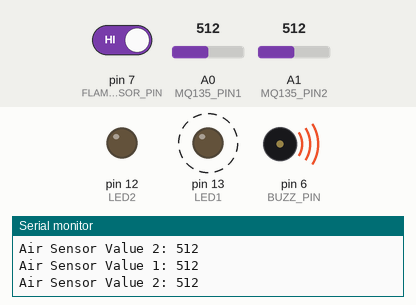
A sketch run on a simulated Arduino Uno, built with avr-gcc and run on an emulated ATmega328P. Parts: output pins drawn as LEDs (lit = HIGH), buzzer (waves = sounding), the last lines printed to the serial monitor. Dashed ring = blinking. The inputs (shaded band) are chosen by the test bench; at power-on: pin 7 (FLAME_SENSOR_PIN) HIGH, A0 (MQ135_PIN1) = 512, A1 (MQ135_PIN2) = 512.

Above: at 3.1 s.
3.2 s: pin 7 (FLAME_SENSOR_PIN) driven LOW
At 5.24 s:
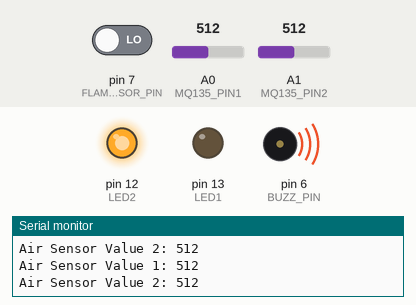
At 5.8 s:
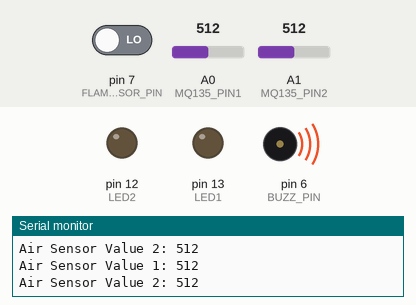
9.6 s: pin 7 (FLAME_SENSOR_PIN) driven HIGH
At 10.3 s:
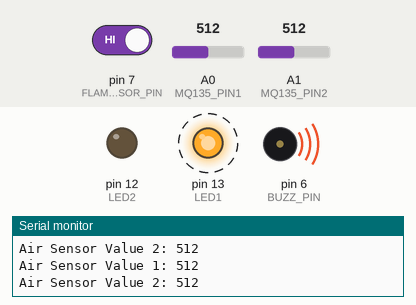
Timing chart, 0 to 19.0 s (numbered marks = the images above; inputs shaded):
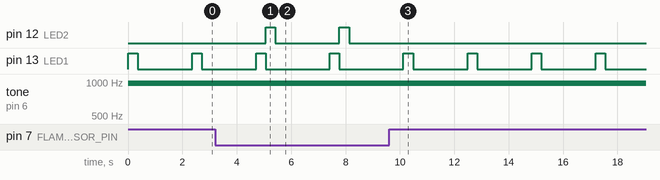

The sketch:

fire_detect.ino
```cpp
// 필요한 라이브러리를 포함합니다.
#include <SoftwareSerial.h>
// 처음 켠지 별로 안되면 공기질 센서 값이 높게 나옴 60~70
// 공기질 센서값이 시간이 지날수록 안정됨
// 핀 번호를 정의합니다.
#define MQ135_PIN1 A0
#define MQ135_PIN2 A1
#define BUZZ_PIN 6
#define FLAME_SENSOR_PIN 7
#define LED1 13
#define LED2 12
#define FLAME_THRESHOLD 17

SoftwareSerial zigbeeSerial(10, 11);

int flame_state = 0; // 감지하면 0
int air_state = 0;
int mean_air = 0;

void setup() {

  // 시리얼 통신을 설정합니다.
  Serial.begin(9600);
  zigbeeSerial.begin(9600);
  pinMode(MQ135_PIN1, INPUT);
  pinMode(MQ135_PIN2, INPUT);
  pinMode(FLAME_SENSOR_PIN, INPUT);
  pinMode(LED1, OUTPUT); // 공기질
  pinMode(LED2, OUTPUT); // 불꽃
  pinMode(BUZZ_PIN, OUTPUT);
}

void buzz()
{
  analogWrite(BUZZ_PIN, 30);
  delay(300);
  analogWrite(BUZZ_PIN, 0);
  delay(50);
}

void loop() {
  // 두 개의 센서 값을 읽어옵니다.
  flame_state=digitalRead(FLAME_SENSOR_PIN);
  digitalWrite(LED1, LOW);
  digitalWrite(LED2, LOW);

  int airQualityValue1 = analogRead(MQ135_PIN1);
  int airQualityValue2 = analogRead(MQ135_PIN2);

  // 센서 값을 시리얼 모니터에 출력합니다.
  Serial.print("Air Sensor Value 1: ");
  Serial.println(airQualityValue1);
  Serial.print("Air Sensor Value 2: ");
  Serial.println(airQualityValue2);

  // 두 센서 값의 평균을 계산합니다.
   mean_air = (airQualityValue1 + airQualityValue2) / 2;

  // 평균 값이 임계값보다 크면 LED를 켭니다.
  if (mean_air > FLAME_THRESHOLD) {
    digitalWrite(LED1, HIGH);
    buzz();
    zigbeeSerial.print("fire");
  }
  digitalWrite(LED1, LOW);

  if(flame_state == 0){
    digitalWrite(LED2, HIGH);
    buzz();
    zigbeeSerial.print("fire");
  }
  digitalWrite(LED2, LOW);

  // 지그비 통신을 위해 잠시 대기합니다.
  delay(2000);
}
```

Measured:
- after the input at 3.2 s, pin 12 (LED2): alternates HIGH for 0.35 s and LOW for 2.4 s, starting after 1.9 s
- after the input at 9.6 s, pin 12 (LED2): stops changing and stays LOW
- by itself, pin 13 (LED1): alternates HIGH for 0.35 s and LOW for 2.0 s
